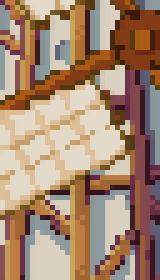
#> input picture aguja.png, 32 x 56 px (shown 5 times larger)
$ python read.py aguja.png
#> lines starting #> are read from the running program, lines starting #| are printed output that depends on the picture; after the words box and inside, x2 and y2 are one past the last pixel; in counts of white or black regions, pixels touching at a corner belong together
import cv2
import numpy as np
import sys

# Verificar que se pasaron los parámetros necesarios
if len(sys.argv) < 2:
    print("Error: Debes proporcionar el nombre del archivo de imagen.")
    exit()

# Obtener el nombre del archivo de imagen desde los parámetros
img_path = sys.argv[1]

# Cargar la imagen y la plantilla
img_rgb = cv2.imread(img_path)
#> img_rgb is the input picture: shape (56, 32, 3); mean B, G, R 113.3, 135.4, 165
template = cv2.imread('aguja.png', 0)
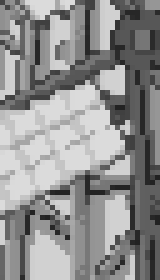
#> template: shape (56, 32) (shown 5 times larger); min 34, max 219, mean 144.7

# Verificar si las imágenes se cargaron correctamente
if img_rgb is None or template is None:
    print("Error: No se pudo cargar las imágenes.")
    exit()

# Convertir la imagen a escala de grises
img_gray = cv2.cvtColor(img_rgb, cv2.COLOR_BGR2GRAY)
w, h = template.shape[::-1]
#> w = 32; h = 56

# Realizar la coincidencia de plantillas
res = cv2.matchTemplate(img_gray, template, cv2.TM_CCOEFF_NORMED)
#> res = [0.999]
threshold = 0.85
loc = np.where(res >= threshold)
#> loc = ([0], [0])

# Contar las coincidencias y dibujar rectángulos
match_count = 0
for pt in zip(*loc[::-1]):  # Las coordenadas de las coincidencias
    match_count += 1
    cv2.rectangle(img_rgb, pt, (pt[0] + w, pt[1] + h), (0, 0, 255), 2)  # Dibuja un rectángulo en la imagen
#> this loop made 1 pass
#> (pt, match_count) on pass 1: ((0, 0), 1)
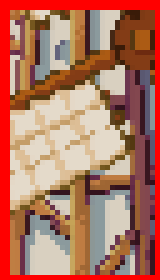
#> img_rgb: shape (56, 32, 3) (shown 5 times larger); 14.23% of pixels changed, all inside (x1, y1, x2, y2) = (0, 0, 32, 56)
#> after the loop, match_count = 1

# Guardar la imagen con los rectángulos dibujados
cv2.imwrite('res.png', img_rgb)

# Mostrar el número de coincidencias
print(f"Found {match_count} matches.")
#| Found 1 matches.

$ run again, with pajar.png copied over aguja.png
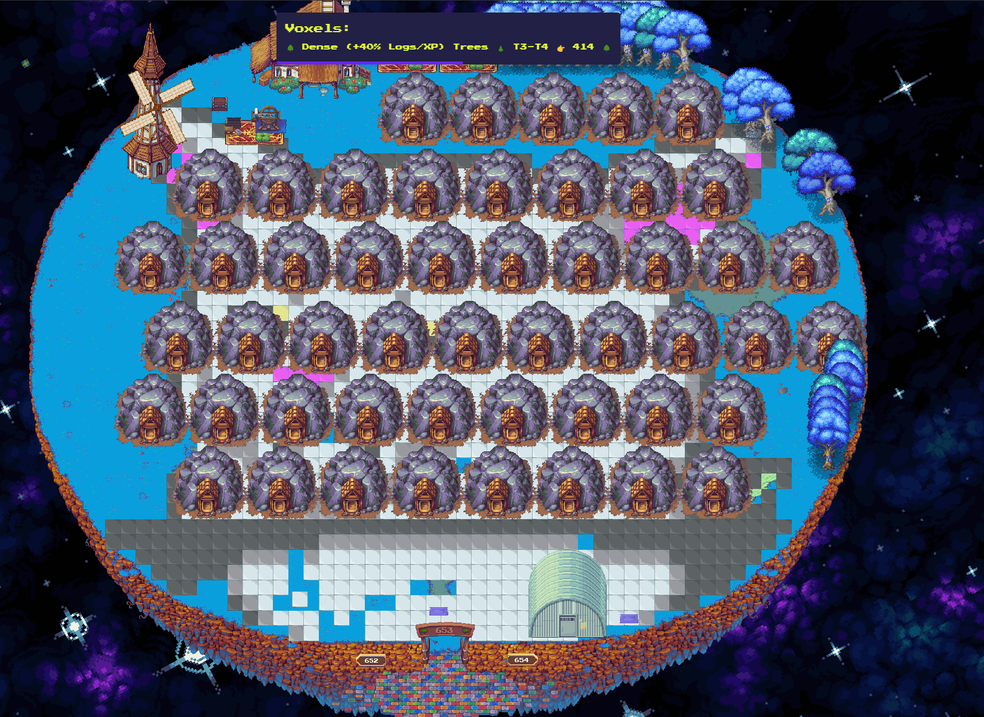
#> input picture pajar.png, 984 x 717 px, shrunk from 1648 x 1201 before the run
#> img_rgb is the input picture: shape (717, 984, 3); mean B, G, R 105.9, 86.3, 75.7
#> `template = cv2.imread('aguja.png', 0)`:
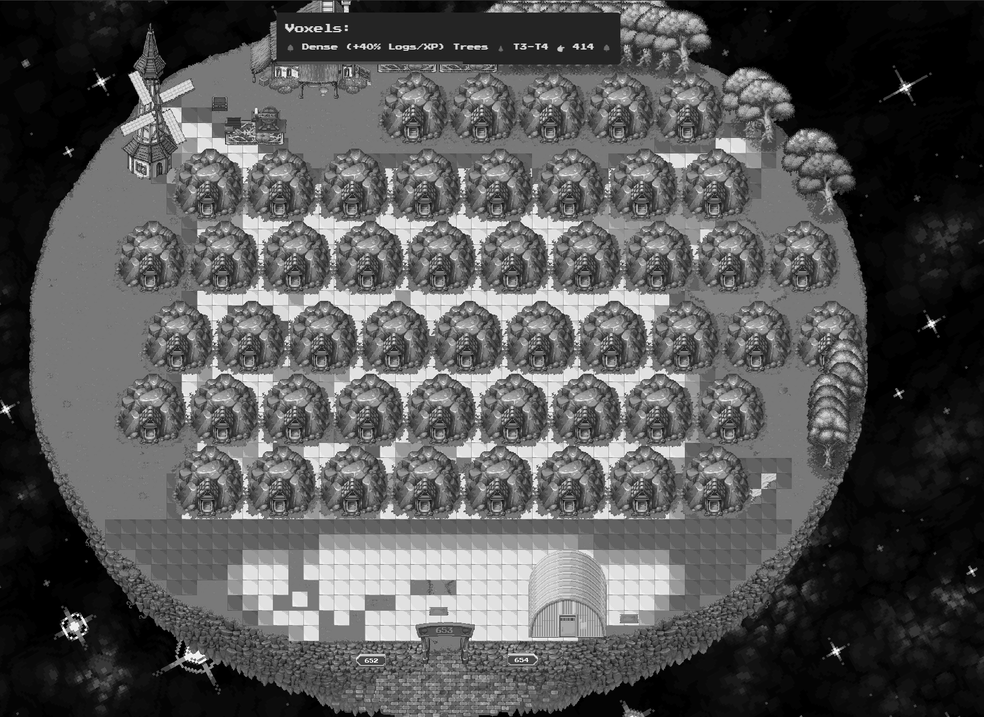
#> template: shape (717, 984); min 0, max 255, mean 84.9
#> res = [1]
#> loc = ([0], [0])
#> the loop `for pt in zip(*loc[::-1]):` made 1 pass
#> (pt, match_count) on pass 1: ((0, 0), 1)
#> after the loop `for pt in zip(*loc[::-1]):`:
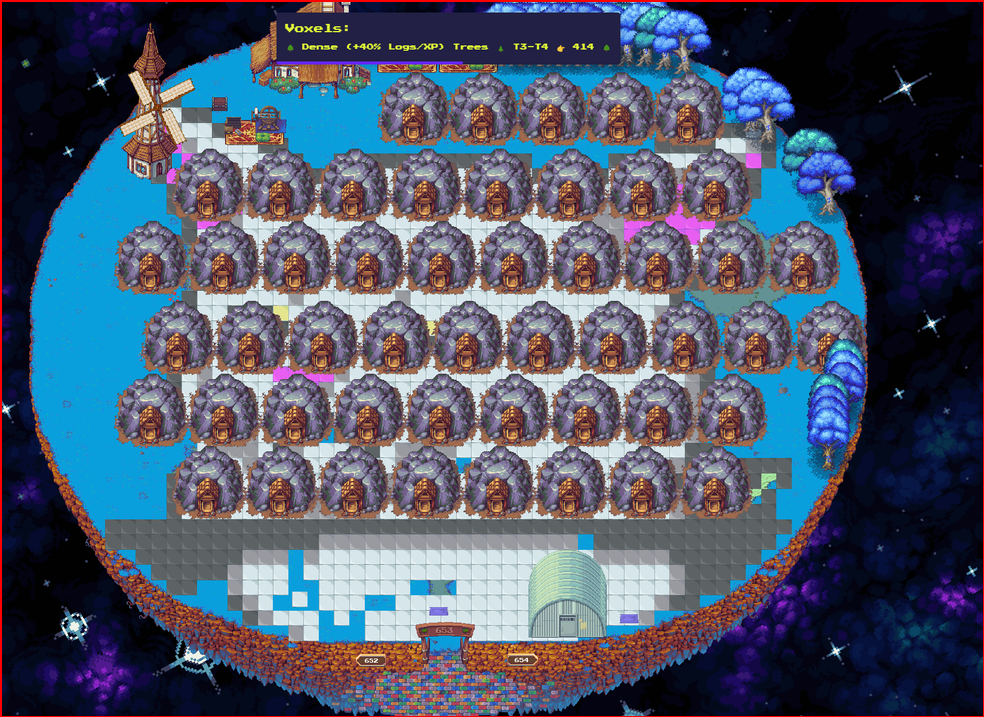
#> img_rgb: shape (717, 984, 3); 0.72% of pixels changed, all inside (x1, y1, x2, y2) = (0, 0, 984, 717)
#> after the loop `for pt in zip(*loc[::-1]):`: match_count = 1
#| Found 1 matches.
